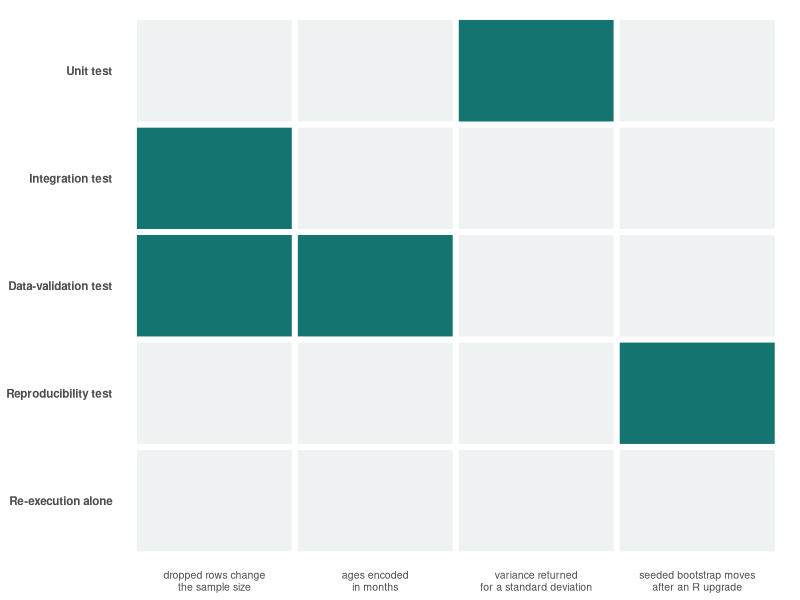

This chart was generated by the following R code:
## ---- chunk 1
#| label: tbl-diabetic-arms
#| tbl-cap: 'Eyes and events by treatment arm in the diabetic retinopathy trial (`survival::diabetic`), the real dataset this book computes on. Each count is verifiable by hand from the 394 records, which is what makes the table usable as a test oracle rather than merely as a description.'

library(tibble)
library(knitr)

d <- survival::diabetic
d$arm <- factor(d$trt, levels = c(0, 1),
                labels = c('Untreated', 'Laser'))

arms <- tibble(
  Arm = levels(d$arm),
  Eyes = as.integer(table(d$arm)),
  Events = as.integer(tapply(d$status, d$arm, sum)),
  `Event rate` = sprintf(
    '%.3f', as.numeric(tapply(d$status, d$arm, mean))
  )
)

kable(arms, align = 'lrrr')
## ---- chunk 2
#| label: tbl-baseline-rng
#| tbl-cap: 'A baseline test across sessions. The bound recorded under the pre-3.6.0 sampler is reproduced exactly by a rerun with the same seed and sampler, and is not reproduced by a rerun with the same seed under the current default sampler, so the comparison at tolerance 1e-8 passes once and fails once. A same-session check would have passed in both cases.'

library(knitr)

cohort <- read.csv('../data/raw_data/cohort_raw.csv')
bmi <- cohort$bmi[!is.na(cohort$bmi)]

boot_upper <- function(x, seed, sample_kind, reps = 2000) {
  withr::with_seed(
    seed,
    {
      means <- replicate(reps, mean(sample(x, replace = TRUE)))
      unname(quantile(means, 0.975))
    },
    .rng_sample_kind = sample_kind
  )
}

kind_before <- RNGkind()[3]

# R warns whenever the pre-3.6.0 sampler is selected;
# the warning is expected here and muffled.
baseline <- suppressWarnings(boot_upper(bmi, 2024, 'Rounding'))
rerun_same <- suppressWarnings(boot_upper(bmi, 2024, 'Rounding'))
rerun_new <- boot_upper(bmi, 2024, 'Rejection')

tol <- 1e-8
passes <- function(current) {
  isTRUE(all.equal(current, baseline, tolerance = tol))
}

checks <- data.frame(
  run = c('recorded baseline (Rounding)',
          'rerun, same seed and sampler (Rounding)',
          'rerun, same seed, current default (Rejection)'),
  upper_bound = c(baseline, rerun_same, rerun_new),
  passes = c('(baseline)',
             ifelse(passes(rerun_same), 'yes', 'no'),
             ifelse(passes(rerun_new), 'yes', 'no'))
)

stopifnot(identical(RNGkind()[3], kind_before))

kable(checks, digits = 4,
      col.names = c('Run', '97.5% bootstrap bound',
                    'Passes at tolerance 1e-8'))
## ---- chunk 3
#| label: fig-test-coverage
#| fig-cap: 'Four representative defects against the four kinds of test, with a fifth row for re-execution alone. A filled cell marks the kind of test most likely to catch that defect. The matrix is close to diagonal, which is the point: the kinds are complements rather than alternatives, and a suite missing one kind is blind to a whole class of defect. The bottom row is empty because every defect shown is deterministic, so re-running the analysis reproduces it faithfully.'
#| fig-alt: 'A grid with four defect columns and five test-kind rows. The columns are: dropped rows change the sample size; ages encoded in months; a function returns variance instead of standard deviation; a seeded bootstrap changes after an R upgrade. The rows are unit test, integration test, data-validation test, reproducibility test, and re-execution alone. Filled cells run roughly diagonally: the unit test catches the variance error; the integration test and the data-validation test both catch the dropped rows; the data-validation test catches the ages in months; the reproducibility test catches the changed bootstrap. The re-execution row is entirely empty.'
#| fig-width: 7
#| fig-height: 3.4

library(ggplot2)
library(tibble)

defects <- c('dropped rows change\nthe sample size',
             'ages encoded\nin months',
             'variance returned\nfor a standard deviation',
             'seeded bootstrap moves\nafter an R upgrade')
kinds <- c('Re-execution alone',
           'Reproducibility test',
           'Data-validation test',
           'Integration test',
           'Unit test')

cover <- expand.grid(defect = defects, kind = kinds,
                     stringsAsFactors = FALSE)
cover$defect <- factor(cover$defect, levels = defects)
cover$kind <- factor(cover$kind, levels = kinds)

hits <- c('Unit test|variance returned\nfor a standard deviation',
          'Integration test|dropped rows change\nthe sample size',
          'Data-validation test|dropped rows change\nthe sample size',
          'Data-validation test|ages encoded\nin months',
          'Reproducibility test|seeded bootstrap moves\nafter an R upgrade')
cover$catches <- paste(cover$kind, cover$defect, sep = '|') %in% hits

ggplot(cover, aes(x = defect, y = kind)) +
  geom_tile(aes(fill = catches), color = 'white', linewidth = 2) +
  scale_fill_manual(values = c('TRUE' = '#14746f',
                               'FALSE' = '#eef2f2'),
                    guide = 'none') +
  labs(x = NULL, y = NULL) +
  theme_minimal(base_size = 9) +
  theme(
    panel.grid = element_blank(),
    axis.text.x = element_text(size = 7.6, lineheight = 0.95),
    axis.text.y = element_text(face = 'bold', size = 8.4)
  )
## ---- chunk 4
#| label: tbl-paradox
#| tbl-cap: 'A correct function and a buggy variant checked against three inputs with hand-computed means. The buggy variant returns the same wrong value on every input and would return it on every machine and every rerun: it is perfectly reproducible and still wrong.'

# the function under test, in a correct and a
# buggy form
calculate_mean <- function(x, na.rm = FALSE) {
  if (na.rm) x <- x[!is.na(x)]
  sum(x) / length(x)
}

calculate_mean_buggy <- function(x) {
  sum(x)                 # bug: division dropped
}

# a minimal hand-rolled expectation: no testing
# package required
expect <- function(actual, expected, tol = 1e-8) {
  isTRUE(abs(actual - expected) < tol)
}

# three inputs whose means are known independently
cases <- list(c(1, 2, 3),
              c(10, 20, 30, 40),
              c(5, 5, 5, 5, 5))
oracle <- c(2, 25, 5)

results <- data.frame(
  input = vapply(cases,
                 function(x) paste(x, collapse = ', '),
                 character(1)),
  expected = oracle,
  correct = vapply(cases, calculate_mean, numeric(1)),
  buggy = vapply(cases, calculate_mean_buggy,
                 numeric(1))
)
results$correct_passes <-
  mapply(expect, results$correct, oracle)
results$buggy_passes <-
  mapply(expect, results$buggy, oracle)

knitr::kable(results)
